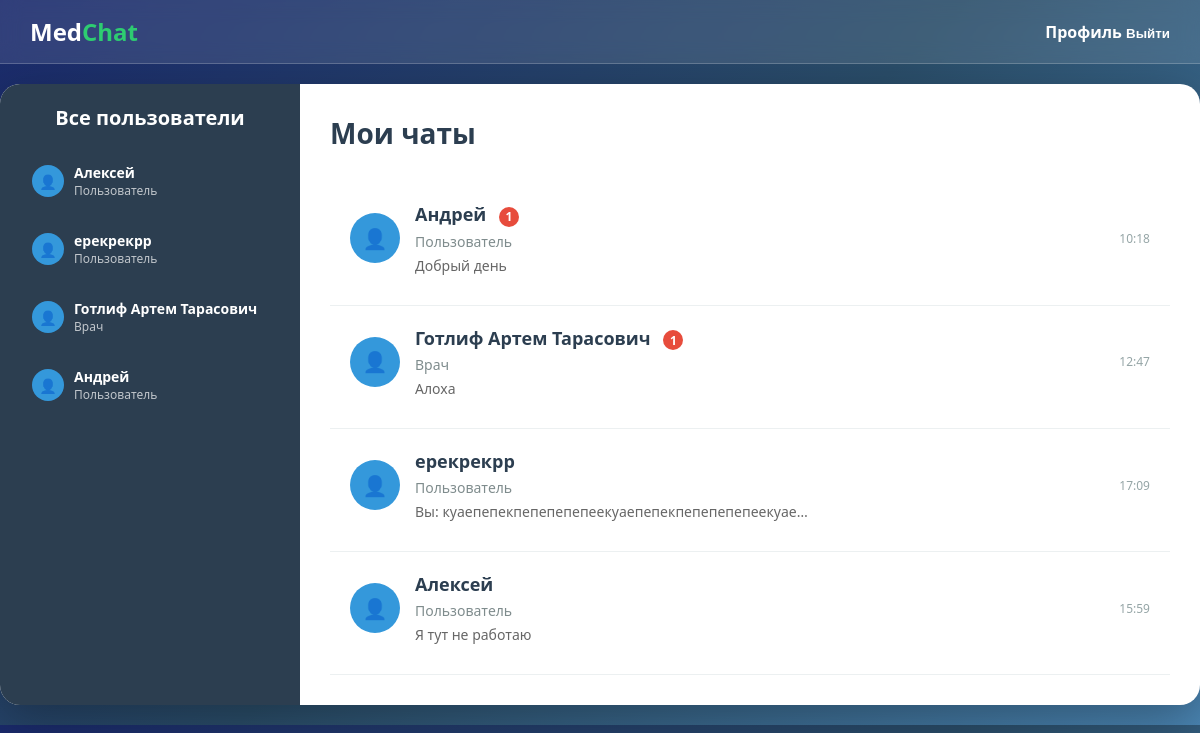
/chats/ (signed in), run on the app's committed database.
### messenger/models.py (models this page shows, shortened)
class Profile(models.Model):
    user = models.OneToOneField(User, on_delete=models.CASCADE, verbose_name="Пользователь")
    full_name = models.CharField("ФИО", max_length=150, blank=True)
    position = models.CharField("Должность", max_length=100, blank=True)
    department = models.CharField("Отделение", max_length=100, blank=True)
    photo = models.ImageField("Фотография", upload_to="profile_photos/", blank=True, null=True)
    medical_specialization = models.CharField("Медицинская специализация", max_length=200, blank=True)
    experience_years = models.PositiveIntegerField("Стаж (лет)", blank=True, null=True)
    bio = models.TextField("О себе", blank=True)

class Chat(models.Model):
    participants = models.ManyToManyField(User, related_name='chats')
    created_at = models.DateTimeField(auto_now_add=True)
    updated_at = models.DateTimeField(auto_now=True)
    class Meta:
        ordering = ['-updated_at']

class Message(models.Model):
    chat = models.ForeignKey(Chat, on_delete=models.CASCADE, related_name='messages')
    sender = models.ForeignKey(User, on_delete=models.CASCADE, related_name='sent_messages')
    content = models.TextField("Содержание")
    timestamp = models.DateTimeField(auto_now_add=True)
    is_read = models.BooleanField(default=False)
    class Meta:
        ordering = ['timestamp']

### messenger/views.py (the view)
# urls.py: path('chats/', views.chats, name='chats'),
@login_required
def chats(request):
    user_chats = Chat.objects.filter(participants=request.user).prefetch_related(
        'participants__profile',
        'messages'
    ).annotate(
        unread_count=Count(
            'messages',
            filter=Q(messages__is_read=False) & ~Q(messages__sender=request.user)
        )
    ).order_by('-updated_at')
    chats_with_last_message_and_unread = []
    for chat in user_chats:
        last_message = chat.messages.last()
        other_participant = chat.participants.exclude(id=request.user.id).first()
        chats_with_last_message_and_unread.append({
            'chat': chat,
            'last_message': last_message,
            'other_participant': other_participant,
            'unread_count': chat.unread_count,
        })
    all_users = User.objects.exclude(id=request.user.id).select_related('profile')
    context = {
        'chats_with_last_message_and_unread': chats_with_last_message_and_unread,
        'all_users': all_users,
    }
    return render(request, 'messenger/chats.html', context)

### messenger/templates/messenger/chats.html (shortened to what this page needs)
<!DOCTYPE html>
<html lang="ru">
<head>
</head>
<body>
    <nav class="navbar">
        <a href="{% url 'home' %}" class="logo">Med<span>Chat</span></a>
        <div class="nav-links">
            <a href="{% url 'profile' %}">Профиль</a>
            <form method="post" action="{% url 'logout' %}" style="display: inline;">
                <button type="submit" style="background: none; border: none; color: white; font-weight: 600; cursor: pointer;">Выйти</button>
            </form>
        </div>
    </nav>
    <div class="container">
        <div class="sidebar">
            <h2>Все пользователи</h2>
            <ul class="user-list">
                {% for user in all_users %}
                <li class="user-item">
                    <a href="{% url 'create_chat' user.id %}">
                        <div class="user-avatar">
                            {% if user.profile.photo %}
                                👤
                            {% else %}
                                👤
                            {% endif %}
                        </div>
                        <div class="user-info">
                            <div class="user-name">{{ user.profile.full_name|default:user.username }}</div>
                            <div class="user-position">{{ user.profile.position|default:"Пользователь" }}</div>
                        </div>
                    </a>
                </li>
                {% empty %}
                <li class="user-item">Нет других пользователей</li>
                {% endfor %}
            </ul>
        </div>
        <div class="main-content">
            <div class="header">
                <h1>Мои чаты</h1>
            </div>
            {% if chats_with_last_message_and_unread %}
            <ul class="chats-list">
                {% for item in chats_with_last_message_and_unread %}
                <li class="chat-item">
                    <a href="{% url 'chat_detail' item.chat.id %}">
                        <div class="chat-header">
                            <div class="chat-avatar">
                                {% if item.other_participant.profile.photo %}
                                    👤
                                {% else %}
                                    👤
                                {% endif %}
                            </div>
                            <div class="chat-info">
                                <div class="chat-name">
                                    {{ item.other_participant.profile.full_name|default:item.other_participant.username }}
                                    {% if item.unread_count > 0 %}
                                        <span class="unread-count">{{ item.unread_count }}</span>
                                    {% endif %}
                                </div>
                                <div class="chat-position">{{ item.other_participant.profile.position|default:"Пользователь" }}</div>
                                {% if item.last_message %}
                                <div class="chat-last-message">
                                    {% if item.last_message.sender == request.user %}
                                        Вы:
                                    {% endif %}
                                    {{ item.last_message.content }}
                                </div>
                                {% endif %}
                            </div>
                            {% if item.last_message %}
                            <div class="chat-time">
                                {{ item.last_message.timestamp|date:"H:i" }}
                            </div>
                            {% endif %}
                        </div>
                    </a>
                </li>
                {% endfor %}
            </ul>
            {% else %}
            <div class="no-chats">
                <h3>У вас пока нет чатов</h3>
                <p>Начните общение, выбрав пользователя из списка слева</p>
            </div>
            {% endif %}
        </div>
    </div>
</body>
</html>

### messenger/templates/messenger/chats.html (style rules this page uses)
* { margin: 0; padding: 0; box-sizing: border-box; }
body { font-family: 'Segoe UI', Tahoma, Geneva, Verdana, sans-serif; background: linear-gradient(135deg, #1a2a6c, #2a4d69, #4b86b4); color: #333; }
.container { display: flex; max-width: 1200px; margin: 0 auto; background: white; border-radius: 20px; box-shadow: 0 15px 50px rgba(0, 0, 0, 0.3); overflow: hidden; margin-top: 20px; margin-bottom: 20px; }
.sidebar { width: 300px; background: #2c3e50; color: white; padding: 20px; }
.sidebar h2 { margin-bottom: 20px; font-size: 20px; text-align: center; }
.user-list { list-style: none; }
.user-item { padding: 12px; border-radius: 8px; margin-bottom: 8px; cursor: pointer; transition: background 0.3s ease; }
.user-item a { color: white; text-decoration: none; display: flex; align-items: center; }
.user-avatar { width: 32px; height: 32px; border-radius: 50%; background: #3498db; display: flex; align-items: center; justify-content: center; margin-right: 10px; font-size: 14px; }
.user-info { flex: 1; }
.user-name { font-weight: 600; font-size: 14px; }
.user-position { font-size: 12px; opacity: 0.7; }
.main-content { flex: 1; padding: 30px; }
.header { display: flex; justify-content: space-between; align-items: center; margin-bottom: 30px; }
.header h1 { color: #2c3e50; font-size: 28px; }
.chats-list { list-style: none; }
.chat-item { padding: 20px; border-bottom: 1px solid #ecf0f1; cursor: pointer; transition: background 0.3s ease; }
.chat-item a { text-decoration: none; color: inherit; display: block; }
.chat-header { display: flex; align-items: center; margin-bottom: 10px; }
.chat-avatar { width: 50px; height: 50px; border-radius: 50%; background: #3498db; display: flex; align-items: center; justify-content: center; margin-right: 15px; color: white; font-size: 20px; }
.chat-info { flex: 1; }
.chat-name { font-weight: 600; font-size: 18px; color: #2c3e50; margin-bottom: 5px; }
.chat-position { font-size: 14px; color: #7f8c8d; margin-bottom: 5px; }
.chat-last-message { color: #666; font-size: 14px; white-space: nowrap; overflow: hidden; text-overflow: ellipsis; max-width: 400px; }
.chat-time { color: #95a5a6; font-size: 12px; text-align: right; }
.navbar { background: rgba(255, 255, 255, 0.1); backdrop-filter: blur(10px); padding: 15px 30px; display: flex; justify-content: space-between; align-items: center; border-bottom: 1px solid rgba(255, 255, 255, 0.2); }
.logo { color: white; font-size: 24px; font-weight: 700; text-decoration: none; }
.logo span { color: #2ecc71; }
.nav-links a { color: white; text-decoration: none; margin-left: 20px; font-weight: 600; }
.unread-count { background-color: #e74c3c; color: white; border-radius: 50%; width: 20px; height: 20px; display: inline-flex; justify-content: center; align-items: center; font-size: 12px; font-weight: bold; margin-left: 8px; }

### data on the page
Chat: other_participant.profile.full_name "Андрей", unread_count "1", other_participant.profile.position "Пользователь", last_message.content "Добрый день", last_message.timestamp "10:18"
Chat: other_participant.profile.full_name "Готлиф Артем Тарасович", unread_count "1", other_participant.profile.position "Врач", last_message.content "Алоха", last_message.timestamp "12:47"
Chat: other_participant.profile.full_name "ерекрекрр", other_participant.profile.position "Пользователь", shows "Вы:", last_message.content "куаепепекпепепепепеекуаепепекпепепепепеекуае…", last_message.timestamp "17:09"
Chat: other_participant.profile.full_name "Алексей", other_participant.profile.position "Пользователь", last_message.content "Я тут не работаю", last_message.timestamp "15:59"

### other printed values
{{ user.profile.full_name|default:user.username }} "Алексей"
{{ user.profile.position|default:"Пользователь" }} "Пользователь"
{{ user.profile.full_name|default:user.username }} "ерекрекрр"
{{ user.profile.full_name|default:user.username }} "Готлиф Артем Тарасович"
{{ user.profile.position|default:"Пользователь" }} "Врач"
{{ user.profile.full_name|default:user.username }} "Андрей"
